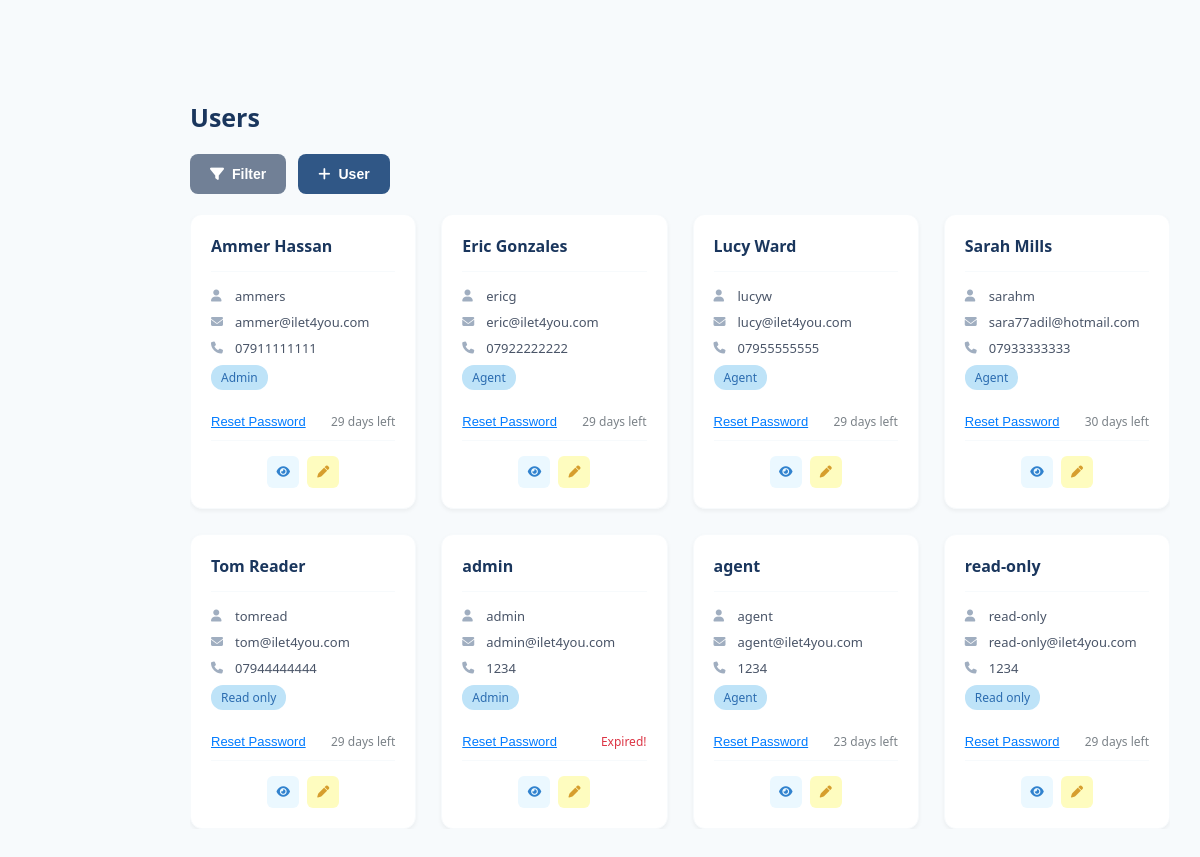
The app's page /users.php (signed in) with its own data.
### tables this page shows
CREATE TABLE users (
    user_id INTEGER PRIMARY KEY AUTOINCREMENT,
    username TEXT NOT NULL,
    name TEXT NOT NULL,
    phone TEXT NOT NULL,
    email TEXT NOT NULL,
    password TEXT NOT NULL,
    password_reset_date TEXT NOT NULL,
    id_number TEXT NOT NULL,
    id_expiry_date TEXT NOT NULL,
    role TEXT NOT NULL CHECK (role IN ('admin','agent','read_only')),
    archived INTEGER NOT NULL CHECK (archived IN (0,1)),
    date_archived TEXT
);

### users.php (the view, shortened to what this page needs)
<?php
$dbPath = __DIR__ . '/database.db';
try {
    $pdo = new PDO('sqlite:' . $dbPath);
    $pdo->setAttribute(PDO::ATTR_ERRMODE, PDO::ERRMODE_EXCEPTION);
} catch (PDOException $e) {
    die('DB connection failed: ' . $e->getMessage());
}
$stmt = $pdo->query("
    SELECT
        user_id,
        username,
        name,
        email,
        phone,
        role,
        password_reset_date
    FROM users
    WHERE archived = 0
    ORDER BY name
");
$users = $stmt->fetchAll(PDO::FETCH_ASSOC);
?>
<!DOCTYPE html>
<html lang="en">
<head>
    <link rel="stylesheet" href="https://cdnjs.cloudflare.com/ajax/libs/font-awesome/6.5.1/css/all.min.css">
    <link rel="stylesheet" href="style.css">
    <link rel="stylesheet" href="tables.css">
</head>
<body onload="CallNavbar(); loadModals();">
    <main class="main-content">
        <h1 class="page-title">Users</h1>
        <div class="main-container">
            <div class="controls-row">
                <button class="btn-filter-toggle" id="filterToggle" onclick="toggleFilter()">
                    <i class="fa-solid fa-filter"></i> Filter
                </button>
                <button class="btn-add blue" onclick="openAddUserModal()">
                    <i class="fa-solid fa-plus"></i> User
                </button>
            </div>
            <div class="cards-container">
                <div class="cards-grid" id="usersGrid">
                    <?php foreach ($users as $user):
                        $roleDisplay = ucfirst(str_replace('_', ' ', $user['role']));
                        $daysRemainingText = '';
                        $expired = false;
                        if (!empty($user['password_reset_date'])) {
                            $lastReset = new DateTime($user['password_reset_date']);
                            $today = new DateTime();
                            $diffDays = $today->diff($lastReset)->days;
                            if ($diffDays >= 30) {
                                $expired = true;
                                $daysRemainingText = "Expired!";
                            } else {
                                $remaining = 30 - $diffDays;
                                $daysRemainingText = "$remaining days left";
                            }
                        } else {
                            $daysRemainingText = "Never set";
                        }
                        $color = '#7b8288';
                        if ($expired) {
                            $color = '#dc3545';
                        } elseif ($remaining <= 5) {
                            $color = '#fd7e14';
                        }
                    ?>
                    <div class="card" data-name="<?= strtolower($user['name']) ?>"
                        data-role="<?= htmlspecialchars($user['role']) ?>">
                        <div class="card-header">
                            <div class="card-name"><?= htmlspecialchars($user['name']) ?></div>
                        </div>
                        <div class="card-body">
                            <div class="card-detail">
                                <i class="fa-solid fa-user"></i>
                                <span><?= htmlspecialchars($user['username']) ?></span>
                            </div>
                            <div class="card-detail">
                                <i class="fa-solid fa-envelope"></i>
                                <span><?= htmlspecialchars($user['email']) ?></span>
                            </div>
                            <div class="card-detail">
                                <i class="fa-solid fa-phone"></i>
                                <span><?= htmlspecialchars($user['phone']) ?></span>
                            </div>
                            <span class="blue-badge"><?= htmlspecialchars($roleDisplay) ?></span>
                            <div
                                style="display:flex; justify-content:space-between; align-items:center; margin-top:8px; width:100%;">
                                <form method="POST">
                                    <button type="submit" class="reset-password-link"
                                        style="margin-bottom:10px; border:none;background:none;color:#007bff;cursor:pointer;text-decoration:underline;"
                                        onclick="return confirm('Reset password for <?= htmlspecialchars($user['name']) ?>?')">
                                        Reset Password
                                    </button>
                                </form>
                                <div style="font-size:12px; color: <?= $color ?>; margin-bottom:10px;">
                                    <?= $daysRemainingText ?>
                                </div>
                            </div>
                        </div>
                        <div class="action-buttons">
                            <button class="action-btn action-btn-view" title="View" onclick="viewUser(this)">
                                <i class="fa-solid fa-eye"></i>
                            </button>
                            <?php if (in_array($_SESSION['role'], ['admin', 'agent'])): ?>
                            <button class="action-btn action-btn-edit" title="Edit" onclick="editUser(this)">
                                <i class="fa-solid fa-pen"></i>
                            </button>
                            <?php endif; ?>
                        </div>
                    </div>
                    <?php endforeach; ?>
                </div>
            </div>
        </div>
    </main>
</body>
</html>

### style.css (style rules this page uses)
body { font-family: "Segoe UI", Tahoma, Geneva, Verdana, sans-serif; background: #f7fafc; color: #2d3748; min-height: 100vh; }
* { margin: 0; padding: 0; box-sizing: border-box; cursor: default; }
.main-content { margin-top: 70px; margin-left: 160px; padding: 30px; min-height: calc(100vh - 70px); max-width: calc(100vw - 160px); overflow-x: hidden; }
.page-title { font-size: 25px; font-weight: 700; color: #1a365d; margin-bottom: 20px; }

### tables.css (style rules this page uses)
.main-container { width: 100%; max-width: 100%; margin: 0 auto; }
.controls-row { display: flex; align-items: center; gap: 12px; margin-bottom: 20px; flex-wrap: wrap; }
.btn-filter-toggle { background: #718096; color: #ffffff; border: none; padding: 12px 20px; border-radius: 8px; font-size: 14px; font-weight: 600; cursor: pointer; transition: all 0.3s ease; display: flex; align-items: center; gap: 8px; white-space: nowrap; }
.btn-add { padding: 12px 20px; border-radius: 8px; font-size: 14px; font-weight: 600; cursor: pointer; transition: all 0.3s ease; display: flex; align-items: center; gap: 8px; border: none; white-space: nowrap; }
.btn-add.blue { background: #305786; color: #ffffff; }
.action-buttons { display: flex; gap: 8px; justify-content: center; }
.action-btn { width: 32px; height: 32px; border: none; border-radius: 6px; cursor: pointer; display: flex; align-items: center; justify-content: center; transition: all 0.2s ease; font-size: 12px; position: relative; z-index: 1; }
.action-btn-view { background: #ebf8ff; color: #3182ce; }
.action-btn-edit { background: #fefcbf; color: #d69e2e; }
@media (max-width: 1200px) { .controls-row { flex-wrap: wrap; } }
.cards-container { overflow: hidden; padding: 0px; }
.cards-grid { display: grid; grid-template-columns: repeat(4, 1fr); gap: 25px; }
.card { background: #ffffff; border-radius: 12px; box-shadow: 0 2px 4px rgba(0, 0, 0, 0.05); padding: 20px; transition: all 0.2s ease; border: 1px solid #f7fafc; height: 100%; display: flex; flex-direction: column; }
.card-header { margin-bottom: 15px; border-bottom: 1px solid #f7fafc; padding-bottom: 12px; }
.card-name { font-size: 16px; font-weight: 600; color: #1a365d; margin-bottom: 2px; }
.card-body { flex: 1; margin-bottom: auto; }
.card-detail { display: flex; align-items: center; gap: 8px; font-size: 13px; color: #4a5568; margin-bottom: 8px; }
.card-detail i { color: #a0aec0; width: 16px; font-size: 12px; }
.blue-badge { background: #bee3f8; color: #2b6cb0; padding: 4px 10px; border-radius: 12px; font-size: 12px; font-weight: 500; margin-bottom: 15px; display: inline-block; }
.card .action-buttons { margin-top: auto; padding-top: 15px; border-top: 1px solid #f7fafc; }
.reset-password-link { color: #3182ce; font-size: 13px; text-decoration: underline; cursor: pointer; display: block; text-align: center; margin-bottom: 10px; transition: color 0.2s ease; }

### records on screen
users: name "Ammer Hassan", username "ammers", email "ammer@ilet4you.com", phone "07911111111", role "Admin", password_reset_date "29 days left"
users: name "Eric Gonzales", username "ericg", email "eric@ilet4you.com", phone "07922222222", role "Agent", password_reset_date "29 days left"
users: name "Lucy Ward", username "lucyw", email "lucy@ilet4you.com", phone "07955555555", role "Agent", password_reset_date "29 days left"
users: name "Sarah Mills", username "sarahm", email "sara77adil@hotmail.com", phone "07933333333", role "Agent", password_reset_date "30 days left"
users: name "Tom Reader", username "tomread", email "tom@ilet4you.com", phone "07944444444", role "Read only", password_reset_date "29 days left"
users: name "admin", username "admin", email "admin@ilet4you.com", phone "1234", role "Admin", password_reset_date "Expired!"
users: name "agent", username "agent", email "agent@ilet4you.com", phone "1234", role "Agent", password_reset_date "23 days left"
users: name "read-only", username "read-only", email "read-only@ilet4you.com", phone "1234", role "Read only", password_reset_date "29 days left"
